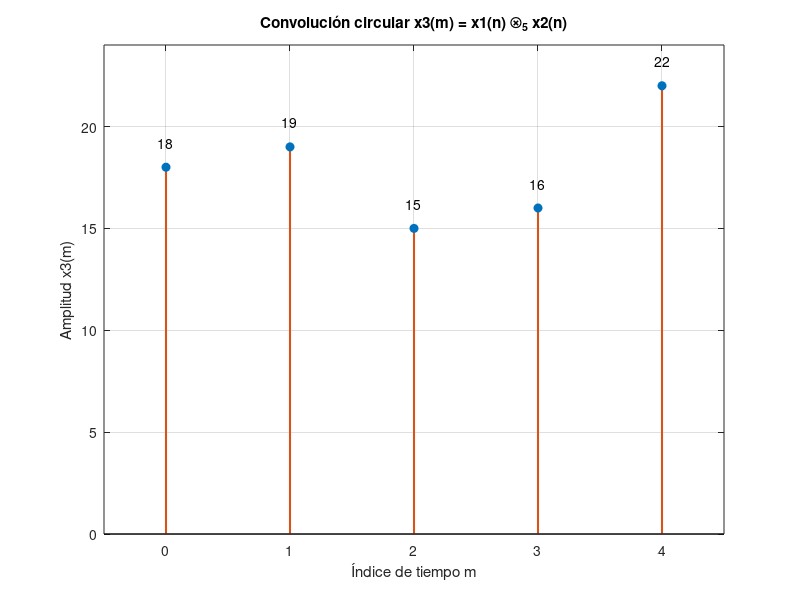

Write the MATLAB code that produced this figure.
% ETN1015 — Discrete and Fast Fourier Transforms (DFT and FFT)
% Ejercicio: Convolución circular de x1(n) y x2(n) modificada (N = 5) usando matriz circulante
% Fuente: S. Palani — Cap. 2, Ej. 2.22 / Ingle & Proakis — Cap. 5
clear; clc; close all;

% [bloque 1 — Definición de las secuencias de entrada con relleno de ceros y parámetros]
x1 = [2, 1, 2, 1, 0];   % Secuencia x1(n) de 4 muestras rellenada con un cero para N = 5
x2 = [1, 2, 3, 4, 5];   % Secuencia x2(n) modificada de longitud N = 5
N = 5;                 % Longitud de la convolución circular

% [bloque 2 — Construcción de la matriz circulante y cálculo de la convolución]
% Construimos la matriz circulante H (de tamaño N x N) asociada a x2
H = zeros(N, N);
for n = 0:N-1
    H(:, n+1) = x2(mod((0:N-1) - n, N) + 1);
end

% Multiplicación de la matriz circulante H por el vector columna x1 para obtener x3
x3 = (H * x1')';       % Transponemos para mantener x3 como vector fila

% [bloque 3 — Visualización de la señal resultante mediante stem]
m = 0:N-1;             % Soporte temporal de la salida
figure(1);
stem(m, x3, 'filled', 'LineWidth', 1.5, 'Color', [0.8500 0.3250 0.0980]);
xlabel('Índice de tiempo m');
ylabel('Amplitud x3(m)');
title('Convolución circular x3(m) = x1(n) \otimes_5 x2(n)');
xlim([-0.5, N-0.5]);
ylim([0, max(x3)+2]);
set(gca, 'XTick', m);  % Asegura que las etiquetas del eje x sean enteras
grid on;
for k = 1:N
    text(m(k), x3(k)+1.2, num2str(x3(k)), ...
        'HorizontalAlignment', 'center', 'FontSize', 10);
end
